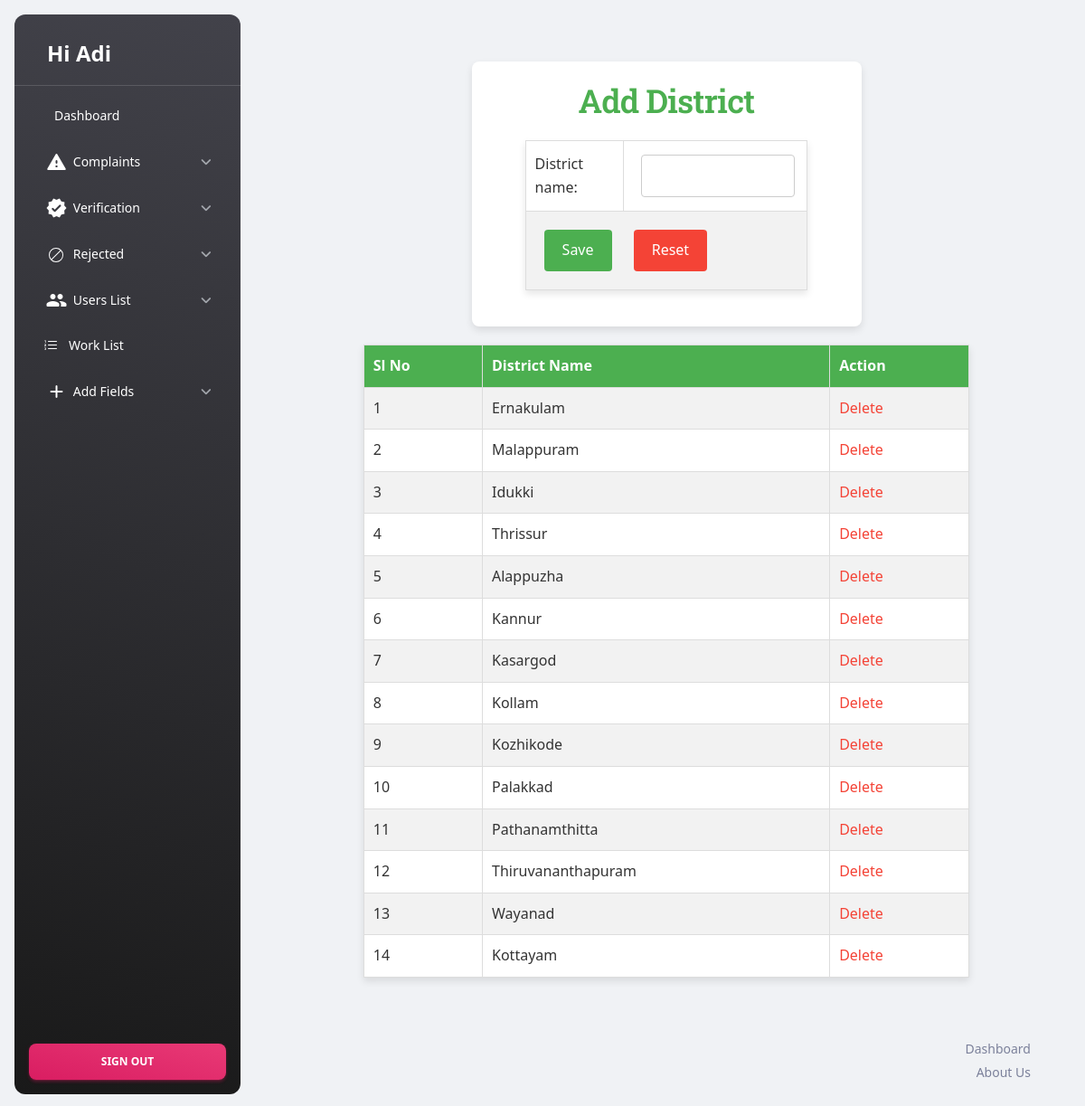
/Admin/District.php (signed in), run on the app's committed database.
### tables this page shows
CREATE TABLE `tbl_district` (
  `district_id` int(11) NOT NULL,
  `district_name` varchar(50) NOT NULL
);

### Admin/District.php (the view, shortened to what this page needs)
<?php
include('Header.php');
    ?>
<!DOCTYPE html PUBLIC "-//W3C//DTD XHTML 1.0 Transitional//EN" "http://www.w3.org/TR/xhtml1/DTD/xhtml1-transitional.dtd">
<html xmlns="http://www.w3.org/1999/xhtml">
<head>
</head>
<body>
<div class="form-container">
  <h2>Add District</h2>
  <form action="" method="post" name="frm_submit">
    <table>
      <tr>
        <td>District name:</td>
        <td><label for="txt_districtname"></label>
        <input type="text" name="txt_districtname" id="txt_districtname" /></td>
      </tr>
      <tr>
        <td colspan="2" align="center">
          <input type="submit" name="btn_save" id="btn_save" value="Save" />
          <input type="reset" name="btn_cancel" id="btn_cancel" value="Reset" />
        </td>
      </tr>
    </table>
  </form>
</div>
<br>
<br>
<br>
<br>
<br>
<br>
<br>
<br>
<div>
<table>
  <tr>
    <th>Sl No</th>
    <th>District Name</th>
    <th>Action</th>
  </tr>
  <?php
  $selqry="select *from tbl_district";
  $district=$con->query($selqry);
  $i=0;
  while($data=$district->fetch_assoc())
  {
    $i++;
  ?>
  <tr>
    <td><?php echo $i ?></td>
    <td><?php echo $data['district_name'] ?></td>
    <td><a href="District.php?did=<?php echo $data['district_id'];?>" style="color: #f44336; text-decoration: none;">Delete</a></td>
  </tr>
  <?php  } ?>
</table>
</div>
</body>
<?php
include('Footer.php');
?>
</html>

### Admin/District.php (style rules this page uses)
body { font-family: 'Segoe UI', Tahoma, Geneva, Verdana, sans-serif; background-color: #f4f4f9; color: #333; margin: 0; padding: 20px; }
table { border-collapse: collapse; margin: 20px auto; width: 80%; box-shadow: 0 4px 8px rgba(0, 0, 0, 0.1); background-color: #fff; }
th, td { border: 1px solid #ddd; padding: 10px; text-align: left; }
th { background-color: #4CAF50; color: white; }
tr:nth-child(even) { background-color: #f2f2f2; }
input[type="text"] { width: calc(100% - 12px); padding: 10px; margin: 5px 0; border: 1px solid #ccc; border-radius: 4px; }
input[type="submit"], input[type="reset"] { padding: 10px 20px; margin: 10px; border: none; cursor: pointer; border-radius: 4px; font-size: 16px; }
input[type="submit"] { background-color: #4CAF50; color: white; }
input[type="reset"] { background-color: #f44336; color: white; }
.form-container { width: 50%; margin: 0 auto; padding: 20px; box-shadow: 0 4px 8px rgba(0, 0, 0, 0.1); background-color: #fff; border-radius: 8px; }
.form-container h2 { text-align: center; color: #4CAF50; }

### data on the page
tbl_district: district_name "Ernakulam"
tbl_district: district_name "Malappuram"
tbl_district: district_name "Idukki"
tbl_district: district_name "Thrissur"
tbl_district: district_name "Alappuzha"
tbl_district: district_name "Kannur"
tbl_district: district_name "Kasargod"
tbl_district: district_name "Kollam"
tbl_district: district_name "Kozhikode"
tbl_district: district_name "Palakkad"
tbl_district: district_name "Pathanamthitta"
tbl_district: district_name "Thiruvananthapuram"
tbl_district: district_name "Wayanad"
tbl_district: district_name "Kottayam"

### other printed values
$_SESSION['aName'] "Adi"
